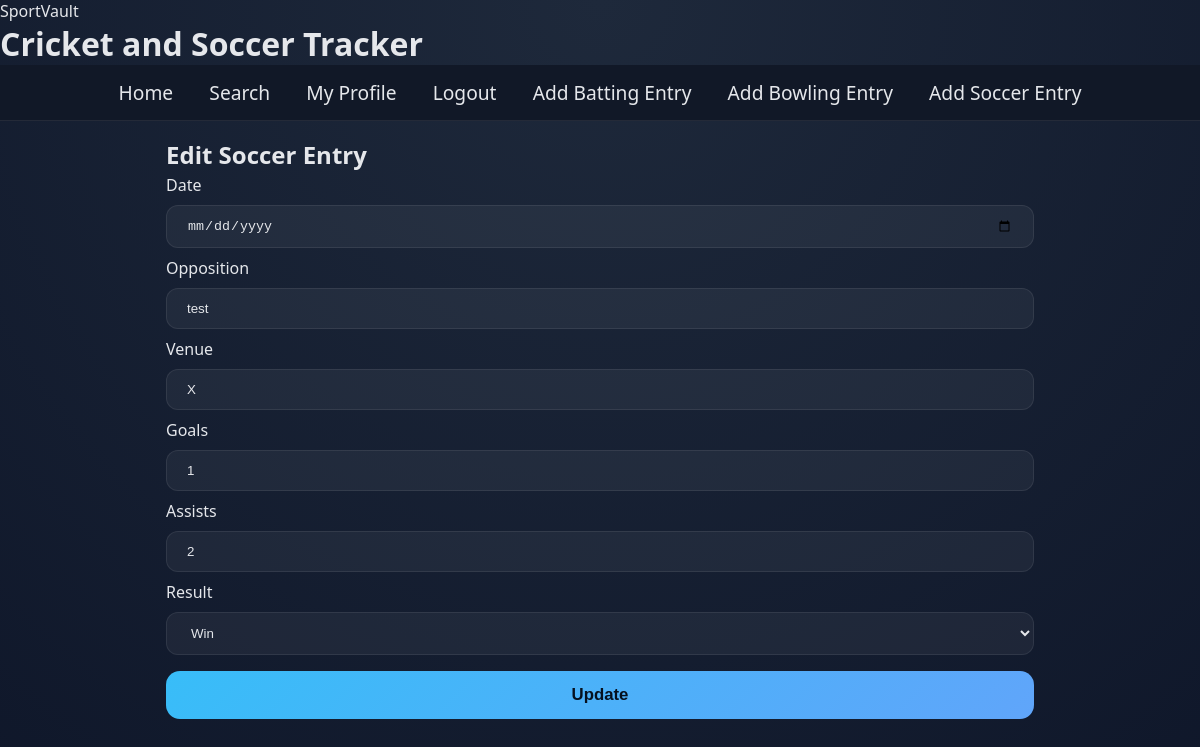
The app's page /edit/soccer/1 (signed in) with its own data.
### tables this page shows
CREATE TABLE Soccer_Performance (
    match_id INTEGER PRIMARY KEY AUTOINCREMENT,
    user_id INTEGER NOT NULL,
    date TEXT NOT NULL,
    opposition TEXT NOT NULL,
    venue TEXT NOT NULL,
    goals INTEGER DEFAULT 0,
    assists INTEGER DEFAULT 0,
    result TEXT NOT NULL,
    FOREIGN KEY (user_id) REFERENCES Users(user_id)
);

### app.py (the view)
@app.route("/edit/soccer/<int:match_id>", methods=["GET", "POST"])
def EditSoccer(match_id):
    if not session.get("username"):
        return redirect("/login")
    entry = db.get_soccer_by_id(match_id)
    if not entry or entry.user_id != session["user_id"]:
        return redirect("/profile")
    if request.method == "POST":
        db.update_soccer(match_id, session["user_id"],
            request.form["date"], request.form["opposition"],
            request.form["venue"], int(request.form["goals"]),
            int(request.form["assists"]), request.form["result"])
        return redirect("/profile")
    return render_template("edit_soccer.html", entry=entry)

### app.py (called while the page is built)
@app.after_request
def SetSecurityHeaders(response):
    response.headers["Content-Security-Policy"] = "script-src 'self';"
    response.headers["X-Content-Type-Options"] = "nosniff"
    response.headers["X-Frame-Options"] = "DENY"
    response.headers["Referrer-Policy"] = "strict-origin-when-cross-origin"
    return response

### db.py (called while the page is built)
def GetDB():
    if not os.path.exists(DB_FOLDER):
        os.makedirs(DB_FOLDER)
    db = sqlite3.connect(DB_PATH)
    db.row_factory = sqlite3.Row
    db.execute("PRAGMA foreign_keys = ON")
    return db

def get_soccer_by_id(match_id):
    db = GetDB()
    r = db.execute("SELECT * FROM Soccer_Performance WHERE match_id = ?", (match_id,)).fetchone()
    db.close()
    return SoccerPerformance(r["match_id"], r["user_id"], r["date"], r["opposition"], r["venue"], r["goals"], r["assists"], r["result"]) if r else None

### templates/edit_soccer.html (shortened to what this page needs)
{% extends "base.html" %}
{% block content %}
<section class="card form-card">
  <h2>Edit Soccer Entry</h2>
  <form method="post" novalidate>
    <label>Date</label><input type="date" name="date" value="{{ entry.date }}" required>
    <label>Opposition</label><input type="text" name="opposition" value="{{ entry.opposition }}" required>
    <label>Venue</label><input type="text" name="venue" value="{{ entry.venue }}" required>
    <label>Goals</label><input type="number" name="goals" min="0" value="{{ entry.goals }}" required>
    <label>Assists</label><input type="number" name="assists" min="0" value="{{ entry.assists }}" required>
    <label>Result</label>
    <select name="result" required>
      <option value="Win" {% if entry.result == 'Win' %}selected{% endif %}>Win</option>
    </select>
    <button type="submit">Update</button>
  </form>
</section>
{% endblock %}

### static/css/style.css (style rules this page uses)
:root { --bg: #0f172a; --panel: #111827; --panel-2: #1f2937; --text: #e5e7eb; --accent: #38bdf8; --accent-2: #528564; --border: rgba(255,255,255,.08); }
* { padding: 0; margin: 0; box-sizing: border-box; }
body { background: radial-gradient(circle at top, #1e293b, var(--bg)); background-attachment: fixed; color: var(--text); font-family: system-ui, -apple-system, BlinkMacSystemFont, "Segoe UI", sans-serif; font-size: 1rem; }
input[type=text], input[type="password"], input[type="date"], input[type="number"], select { width: 100%; padding: 12px 20px; margin: 8px 0; display: inline-block; border: 1px solid var(--border); border-radius: 12px; background: rgba(255,255,255,.05); color: var(--text); box-sizing: border-box; }
input[type=submit], button { width: 100%; background: linear-gradient(135deg, var(--accent), #60a5fa); color: #06111f; padding: 14px 20px; margin: 8px 0; border: none; border-radius: 14px; cursor: pointer; font-size: 1.05em; font-weight: 700; }

### records on screen
Soccer_Performance: opposition "test", venue "X", goals "1", assists "2", result "Win"
